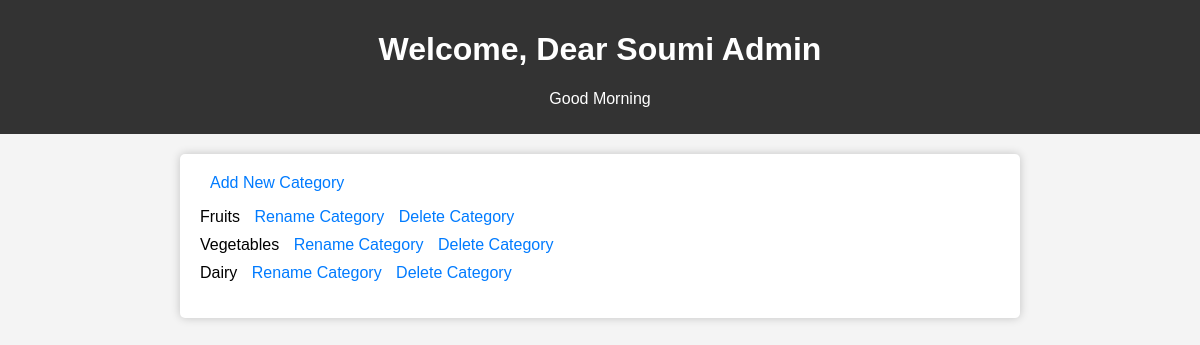
Page /admin_dashboard on the committed database.
### main.py (models this page shows)
class Section(db.Model):
        id = db.Column(db.Integer, primary_key = True, autoincrement=True)
        name = db.Column(db.String(200), nullable = False)
        products = relationship('Product', backref='section', lazy=True)

### main.py (the view)
@app.route('/admin_dashboard')
def admin_dashboard():
    section=Section.query.all()
    return render_template('admin_dashboard.html',blahblah=section)

### templates/admin_dashboard.html (shortened to what this page needs)
<!DOCTYPE html>
<html lang="en">
<head>
</head>
<body>
    <header>
        <h1>Welcome, Dear Soumi Admin</h1>
        <p>Good Morning</p>
    </header>
    <div class="container">
        <a href="/add_category">Add New Category</a>
        <ul>
            {% for blah in blahblah %}
                <li>
                    {{ blah.name }}
                    <a href="/rename_category/{{ blah['id'] }}">Rename Category</a>
                    <a href="/delete_category/{{ blah['id'] }}">Delete Category</a>
                </li>
            {% endfor %}
        </ul>
    </div>
</body>
</html>

### templates/admin_dashboard.html (style rules this page uses)
body { font-family: Arial, sans-serif; margin: 0; padding: 0; background-color: #f4f4f4; }
header { background-color: #333; color: #fff; text-align: center; padding: 10px; }
.container { max-width: 800px; margin: 20px auto; padding: 20px; background-color: #fff; border-radius: 5px; box-shadow: 0 0 10px rgba(0, 0, 0, 0.2); }
ul { list-style: none; padding: 0; }
li { margin: 10px 0; }
a { text-decoration: none; color: #007BFF; margin-left: 10px; }

### rows in the picture
Section: name "Fruits"
Section: name "Vegetables"
Section: name "Dairy"
